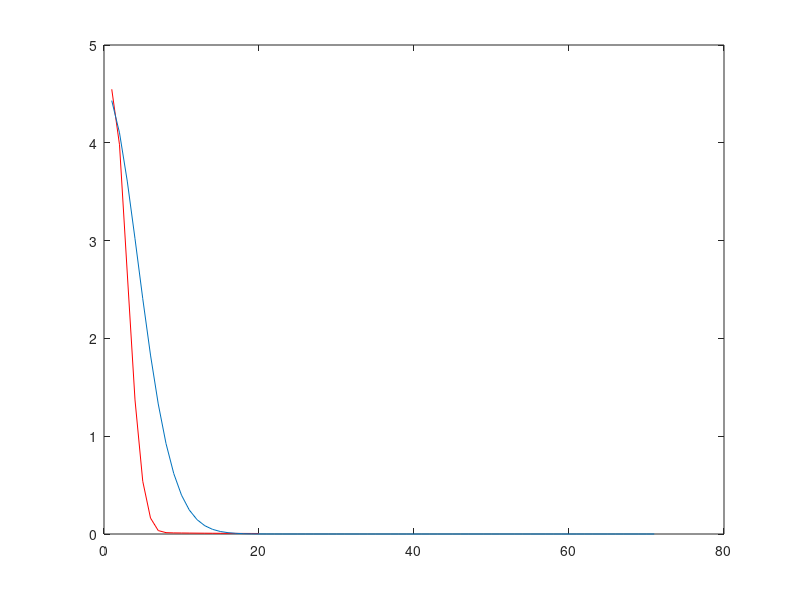

The MATLAB source for this figure:
clear
% fourier transform test
x = linspace(-3,3,71);
% Gaussian
k_2 =exp(-x.^2);

% other
k_1 = exp(-abs(x));
k_3 = exp(-abs(x).^3);

C_2 = zeros(71);
for ii = 1:71,
    for jj = 1:71,
        C_2(ii,jj) = exp(-abs(x(ii)-x(jj))^2);
    end
end
[A,B] = eig(C_2);

freq_1 = abs(fft(k_1));
freq_2 = abs(fft(k_2));

%plot(freq_1(1:20), 'black');
%hold on;
plot(sqrt(freq_2(1:20)), 'red');
hold on;

b = diag(B);
b = b(end:-1:1);
plot(abs(sqrt(b)));